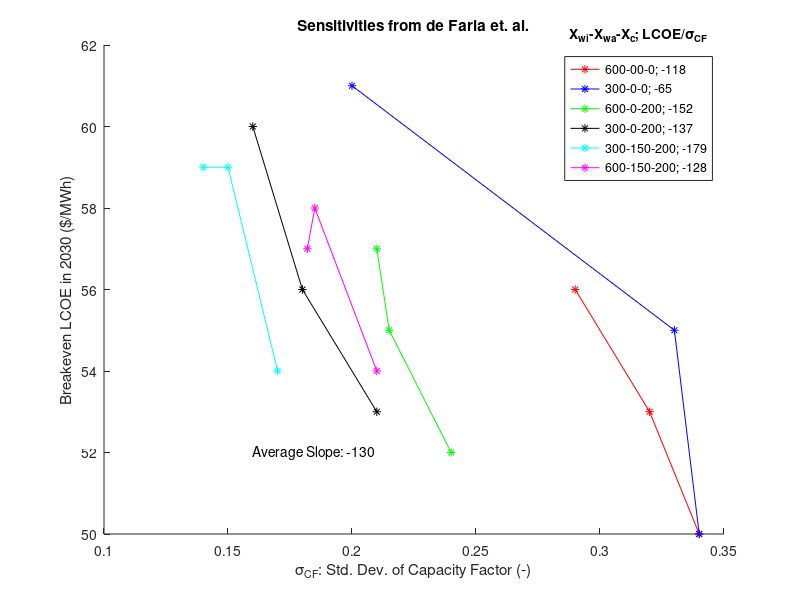

This figure's MATLAB source: (Note: this script raises an error after producing the figure.)
sigma = [.34 .34 .24 .21 .17 .21, ...
         .32 .33 .215 .18 .15 .185, ...
         .29 .20 .21 .16, .14, .182];
LCOE_2030 = [50 50 52 53 54 54, ...
             53 55 55 56 59 58, ...
             56 61 57 60 59 57];

colors = {'r','b','g','k','c','m'};

close all
figure
hold on
num_portfolios = length(sigma)/3;
slope = zeros(1,num_portfolios);
for i=1:num_portfolios
    idxs = [i,i+num_portfolios,i+2*num_portfolios];
    plot(sigma(idxs), LCOE_2030(idxs),['*-',colors{i}])

    X = [ones(3,1),sigma(idxs)'];
    Y = LCOE_2030(idxs)';
    regression = X\Y;
    slope(i) = regression(2);
end
xlabel('\sigma_{CF}: Std. Dev. of Capacity Factor (-)')
ylabel('Breakeven LCOE in 2030 ($/MWh)')
leg_text = {'600-00-0; ','300-0-0; ','600-0-200; ','300-0-200; ','300-150-200; ','600-150-200; '};
slope_cell = strtrim(cellstr(num2str(slope','%.0f'))');
leg = legend(strcat(leg_text', slope_cell'));
title(leg,'X_{wi}-X_{wa}-X_{c}; LCOE/\sigma_{CF}')
title('Sensitivities from de Faria et. al.')

text(.16,52,['Average Slope: ' num2str(mean(slope),'%.0f')] )
improvePlot